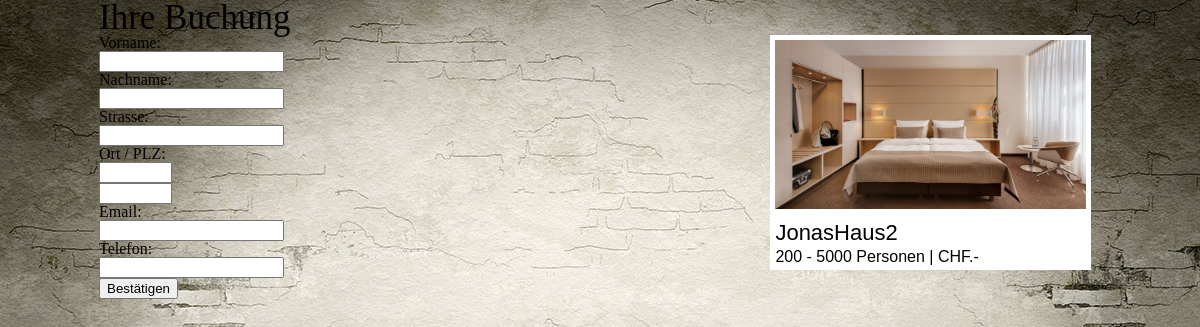
/bookingCustomer.php?roomid=1, run on the app's committed database.
### tables this page shows
CREATE TABLE IF NOT EXISTS `room` (
  `ID` int(10) unsigned NOT NULL AUTO_INCREMENT,
  `name` varchar(60) NOT NULL,
  `description` text NOT NULL,
  `price_morning` float NOT NULL,
  `price_afternoon` float NOT NULL,
  `price_wholeday` float NOT NULL,
  `person_min` smallint(5) unsigned NOT NULL,
  `person_max` smallint(5) unsigned NOT NULL,
  `squaremeters` varchar(60) NOT NULL,
  `booking_id` int(10) unsigned DEFAULT NULL,
  PRIMARY KEY (`ID`),
  KEY `booking_id` (`booking_id`)
);

### bookingCustomer.php (the view, shortened to what this page needs)
<?php
require_once('/includes/db.php');
if(isset($_GET['roomid'])) {
	$roomId = $_GET['roomid'];
	$query="SELECT * FROM room WHERE ID='$roomId'";
	$db_query=mysqli_query($db,$query);
}
$room = mysqli_fetch_array($db_query, MYSQL_ASSOC);
?>
<!DOCTYPE html>
<html>
	<head>
		<link href="css/reset.css" type="text/css" rel="stylesheet">
		<link href="css/body.css" type="text/css" rel="stylesheet">
	</head>
	<body>
		<div class="centered">
			<h1>Ihre Buchung</h1>
			<form class="customer-form" method="POST" action="thankPage.php" onsubmit="return confirm('Sind sicher das die Angaben richtig sind?');">
				<div class="inputLabel">Vorname: </div>
				<div class="inputText"><input type="text" name="firstname" required /></div>
				<div class="inputLabel">Nachname: </div>
				<div class="inputText"><input type="text" name="lastname" required /></div>
				<div class="inputLabel">Strasse: </div>
				<div class="inputText"><input type="text" name="street" required /></div>
				<div class="inputLabel">Ort / PLZ: </div>
				<div class="inputText"><input type="text" name="location" style="width:65px" required /></div>
				<div class="inputText"><input type="text" name="zipcode" style="width:65px" required /></div>
				<div class="inputLabel">Email: </div>
				<div class="inputText"><input type="text" name="email" required /></div>
				<div class="inputLabel">Telefon: </div>
				<div class="inputText"><input type="text" name="phone" required /></div>
				<input class="confirm" type="submit" value="Best&auml;tigen"/>
			</form>
			<div class="room-overview">
				<fieldset id="roomInformation">
					<div>
						<div id="room-image"><img src="images/demo-zimmer.jpg" width="300px"></div>
						<div id="room-name"><h3><?php echo $room['name'];?></h3></div>
						<div id="room-peopleCount"><p><?php echo $room['person_min'];?> - <?php echo $room['person_max'];?> Personen | <?=$bookingPricing?> CHF.-</p></div>
					</div>
				</fieldset>
			</div>
		</div>
	</body>
</html>

### css/body.css (style rules this page uses)
body { background: url(img/background.png) no-repeat no-repeat center center fixed; -webkit-background-size: cover; -moz-background-size: cover; -o-background-size: cover; background-size: cover; }
h1 { font-size: 35px; }
h3 { font-size:22px; font-family:Arial, Helvetica, sans-serif; }
p { font-family:Arial, Helvetica, sans-serif; }
img { width:100%; }
.centered { width:1002px; margin:0 auto; height:100%; }
.inputText, .inputLabel { display:block; width:auto; }
.inputLabel { width:auto; }
#room-name { padding-top: 10px; }
#room-peopleCount { display: inline-block; padding-top: 5px; }
.customer-form { display:inline-block; width:49%; }
.room-overview { display:inline-block; margin-bottom: 10px; margin-right: 10px; background-color: white; width:31%; padding:5px; float:right; }

### data on the page
room: name "JonasHaus2", person_min "200", person_max "5000"
